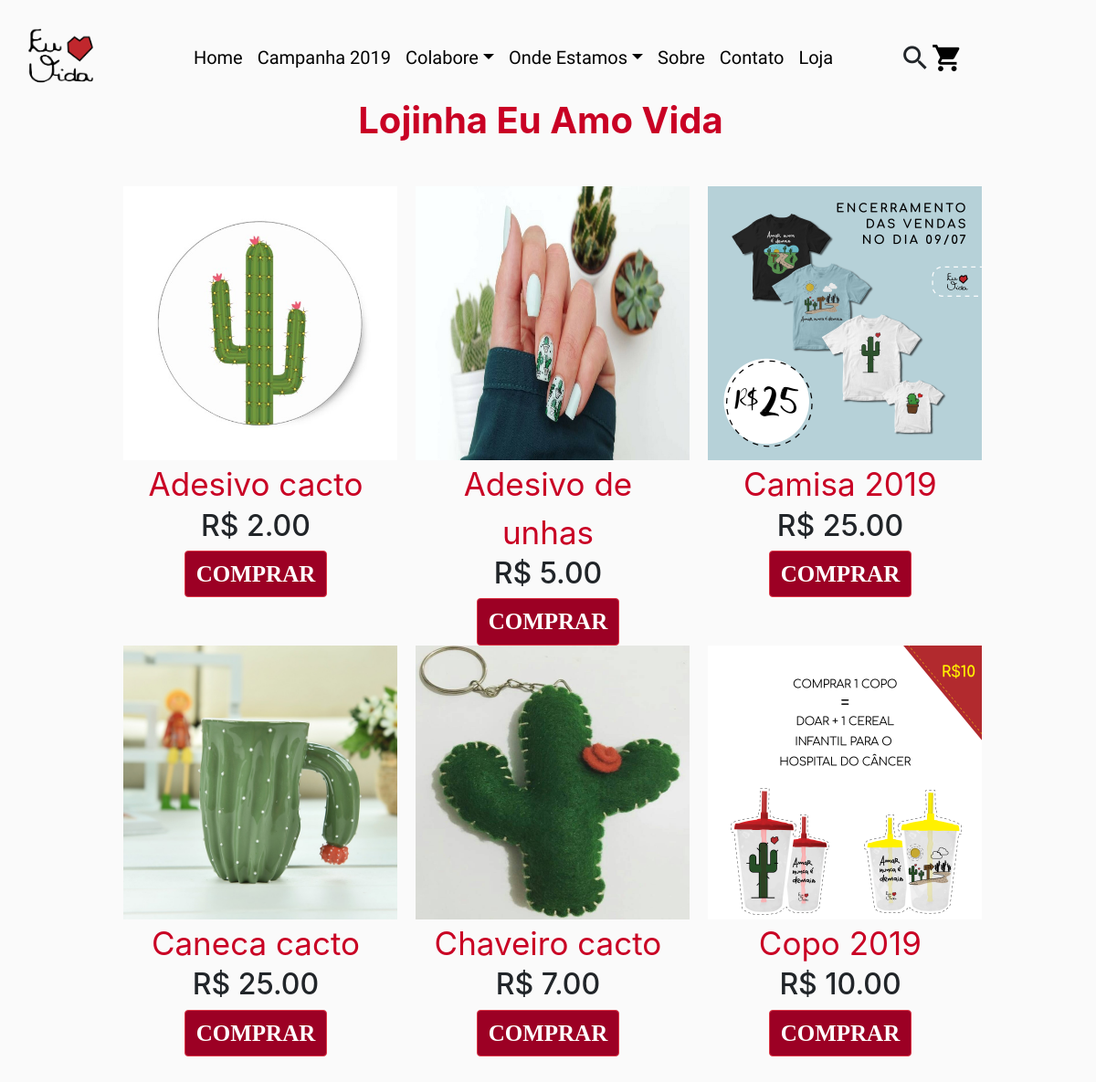
The page /lojinha/ on the database its author committed.
### lojinha/models.py (models this page shows, shortened)
class Produto(models.Model):
    descricao = models.CharField(max_length=150)
    preco = models.DecimalField(max_digits=9,decimal_places=2)
    quantidade = models.IntegerField()
    imagem = models.ImageField(upload_to= 'images')
    textinho = models.CharField(max_length=150, default="")
    class Meta:
        verbose_name = 'Produto'
        verbose_name_plural = 'Produtos'
        ordering = ['descricao']

### lojinha/views.py (the view)
# urls.py: path('', lista_produtos, name = 'euamovida-lojinha'),
def lista_produtos(request):
    produtos = Produto.objects.all()
    return render(request, 'lojinha/loja.html', {'produtos' : produtos})

### templates/lojinha/loja.html (shortened to what this page needs)
{% extends "base.html" %}
{% load static %}
{% block conteudo %}
<h1 id="Titulo">Lojinha Eu Amo Vida</h1>
<div class="row" style="width: 80%; margin-left: 10%; margin-top: 15%">
	{%  for produto in produtos %}
	<div class="col-sm-6 col-md-4">
		<div class="thumbnail">
			<a href="{% url 'euamovida-produto' produto.id %}">
				<img src="{{ produto.imagem.url }}" height="300" width="300">
			</a>
			<div class="caption" align="center">
				<a href="{% url 'euamovida-produto' produto.id %}" style="font-size: 35px; color:#c90024; text-decoration:none;">{{ produto.descricao }}</a>
				<h2> R$ {{ produto.preco }}</h2>
				<a href="{% url 'create_cartitem' produto.id %}" role="button" class="btn btn-danger" style="font-family: 'minimal'; font-weight: bold; font-size: 25px;">COMPRAR</a>
			</div>
		</div>
	</div>
	{% endfor %}
</div>
<div class="row">
	<div class="col-md-12">
	</div>
</div>
{% endblock %}

### templates/base.html (shortened to what this page needs)
<!doctype html>
{% load static %}
<html>
<head>
    <link rel="stylesheet" href="https://stackpath.bootstrapcdn.com/bootstrap/4.1.3/css/bootstrap.min.css">
    <link rel="stylesheet" href="{% static "css/style.css" %}">
    <link rel="stylesheet" href="{% static "fonts/minimal.otf" %}">
    <link rel="stylesheet" href="{% static "fonts/roboto.ttf" %}">
</head>
<body>
<div class="conteiner-fluid">
  <div class="row">
    <nav class="navbar fixed-top navbar-expand-lg" class="content-menu" id="nav-menu">
        <a class="navbar-brand" class="col-xs-2 col-sm-3 col-md-4 col-lg-4" href="{% url 'euamovida-index' %}">
            <img src="{% static 'images/eav.png' %}" style="height: 100px;">
        </a>
            <div class="collapse navbar-collapse justify-content-center" class="col-xs-9 col-sm-7 col-md-6 col-lg-6">
                    <ul class="navbar-nav">
                        <li class="nav-item">
                            <a class="nav-link active scroll" href="{% url 'euamovida-index' %}">Home</a>
                        </li>
                        <li class="nav-item">
                            <a class="nav-link active scroll" href="{% url 'euamovida-campanha2019' %}">Campanha 2019</a>
                        </li>
                        <li class="nav-item dropdown">
                            <a class="nav-link dropdown-toggle" href="{% url 'euamovida-colabore' %}" id="navbarDropdownMenuLink" data-toggle="dropdown" aria-haspopup="true" aria-expanded="false">Colabore</a>
                        </li>
                        <li class="nav-item dropdown">
                            <a class="nav-link dropdown-toggle" href="{% url 'euamovida-ondeestamos' %}" id="navbarDropdownMenuLink" data-toggle="dropdown" aria-haspopup="true" aria-expanded="false">Onde Estamos</a>
                        </li>
                        <li class="nav-item">
                            <a class="nav-link active scroll" href="{% url 'euamovida-sobre' %}">Sobre</a>
                        </li>
                        <li class="nav-item active">
                            <a class="nav-link scroll" href="{% url 'euamovida-contato' %}"">Contato</a>
                        </li>
                        <li class="nav-item active">
                            <a class="nav-link scroll" href="{% url 'euamovida-lojinha' %}">Loja</a>
                        </li>
                </ul>
            </div>
            <div class="collapse navbar-collapse" class="col-xs-1 col-sm-2 col-md-2 col-lg-2">
                <a class="material-icons" style="font-size: 35px">search</i>
                <a class="material-icons" id="carrinho-icon"  href="{% url 'euamovida-carrinho' %}" style="font-size: 35px; color:black">shopping_cart</i>
            </div>
    </nav>
  </div>
</div>
    {% block conteudo %}{% endblock %}
</body>
</html>

### static/css/style.css (style rules this page uses)
body { background-color:#fafafa; }
.fixed-top { padding-top: -50px; padding-bottom: -50px; }
.nav-link, active, scroll { color: #000; font-family: 'roboto'; font-size: 20px; }
ul { list-style-type: none; }
#Titulo { width: 680px; font-size: 40px; color:#c90024; font-weight: bold; position: absolute; margin-left: 21%; margin-top: 7%; text-align: center; }
.btn, btn-danger { background-color: #9c0024; }

### rows shown on the page
Produto: imagem (picture), descricao "Adesivo cacto", preco "2.00"
Produto: imagem (picture), descricao "Adesivo de unhas", preco "5.00"
Produto: imagem (picture), descricao "Camisa 2019", preco "25.00"
Produto: imagem (picture), descricao "Caneca cacto", preco "25.00"
Produto: imagem (picture), descricao "Chaveiro cacto", preco "7.00"
Produto: imagem (picture), descricao "Copo 2019", preco "10.00"
